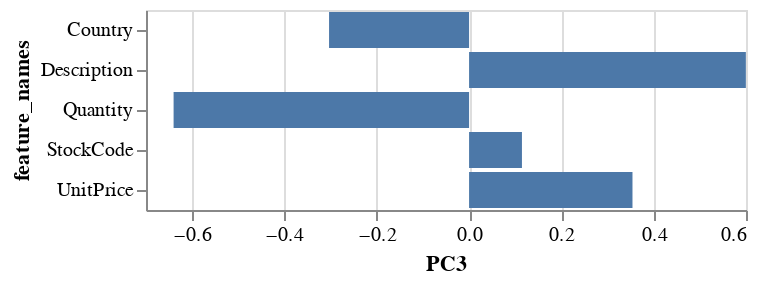

Notebook code cell kept with this figure:
### Code cell
alt.Chart(loadings_df).mark_bar().encode(
    x='PC3:Q',
    y="feature_names:N"
)

### Figure 1 — Vega-Lite specification as saved in the notebook (floating-point values rounded to 4 significant figures)
{"config": {"view": {"continuousWidth": 300, "continuousHeight": 300}}, "data": {"name": "data-81234db0de64c53e0477e981d39d34bd"}, "mark": {"type": "bar"}, "encoding": {"x": {"field": "PC3", "type": "quantitative"}, "y": {"field": "feature_names", "type": "nominal"}}, "$schema": "https://vega.github.io/schema/vega-lite/v5.20.1.json", "datasets": {"data-81234db0de64c53e0477e981d39d34bd": [{"feature_names": "StockCode", "PC1": 0.6504, "PC2": -0.1207, "PC3": 0.1145, "PC4": 0.1149, "PC5": -0.7322}, {"feature_names": "Description", "PC1": -0.4471, "PC2": -0.1401, "PC3": 0.5997, "PC4": 0.6225, "PC5": -0.1825}, {"feature_names": "Quantity", "PC1": -0.06332, "PC2": -0.6305, "PC3": -0.6402, "PC4": 0.434, "PC5": 0.01566}, {"feature_names": "UnitPrice", "PC1": 0.5844, "PC2": -0.2564, "PC3": 0.354, "PC4": 0.2116, "PC5": 0.6501}, {"feature_names": "Country", "PC1": 0.1774, "PC2": 0.7089, "PC3": -0.3034, "PC4": 0.6051, "PC5": 0.0883}]}}
